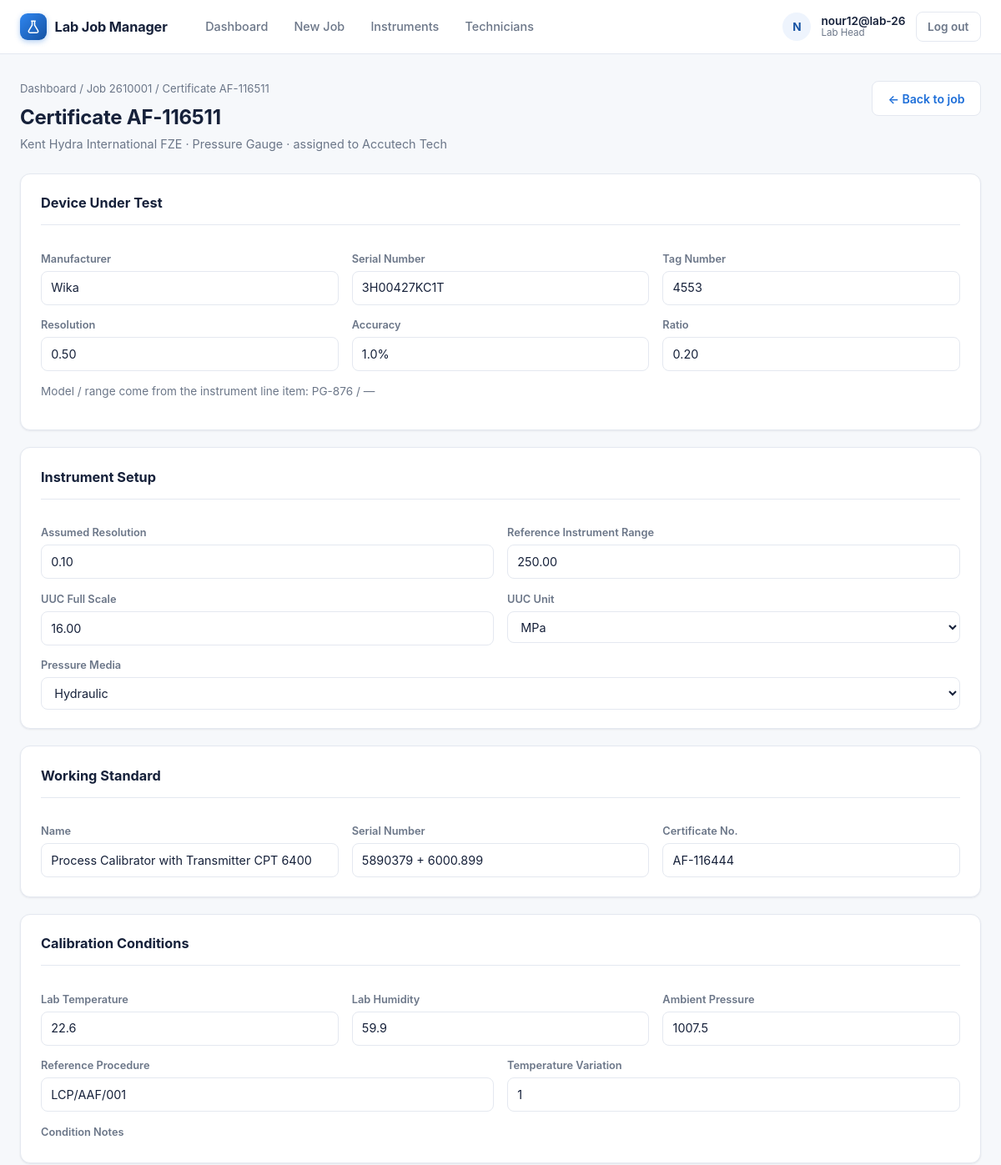
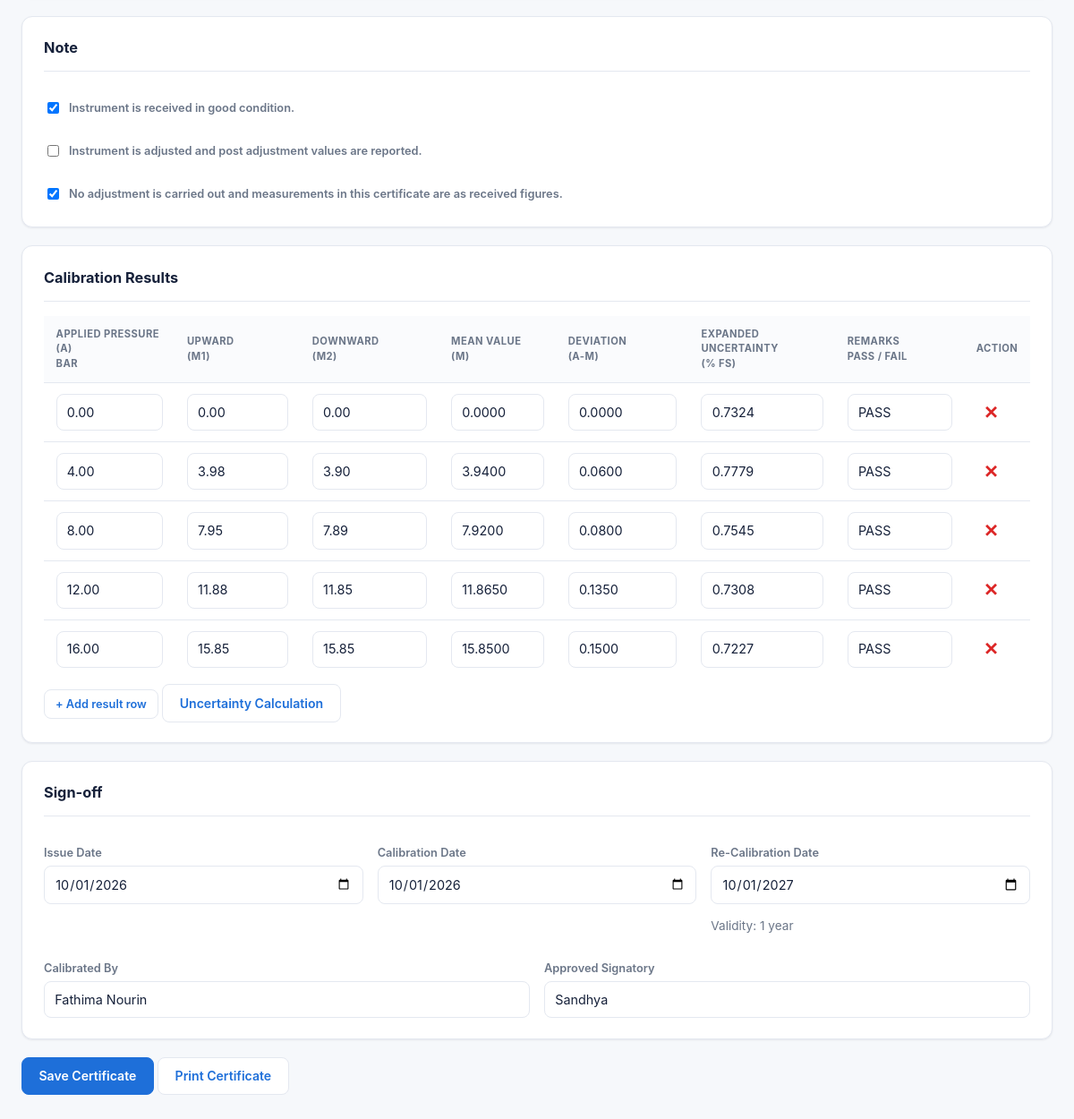
The page /certificates/100/ (signed in) on the database as committed earlier (2 pictures, top to bottom).
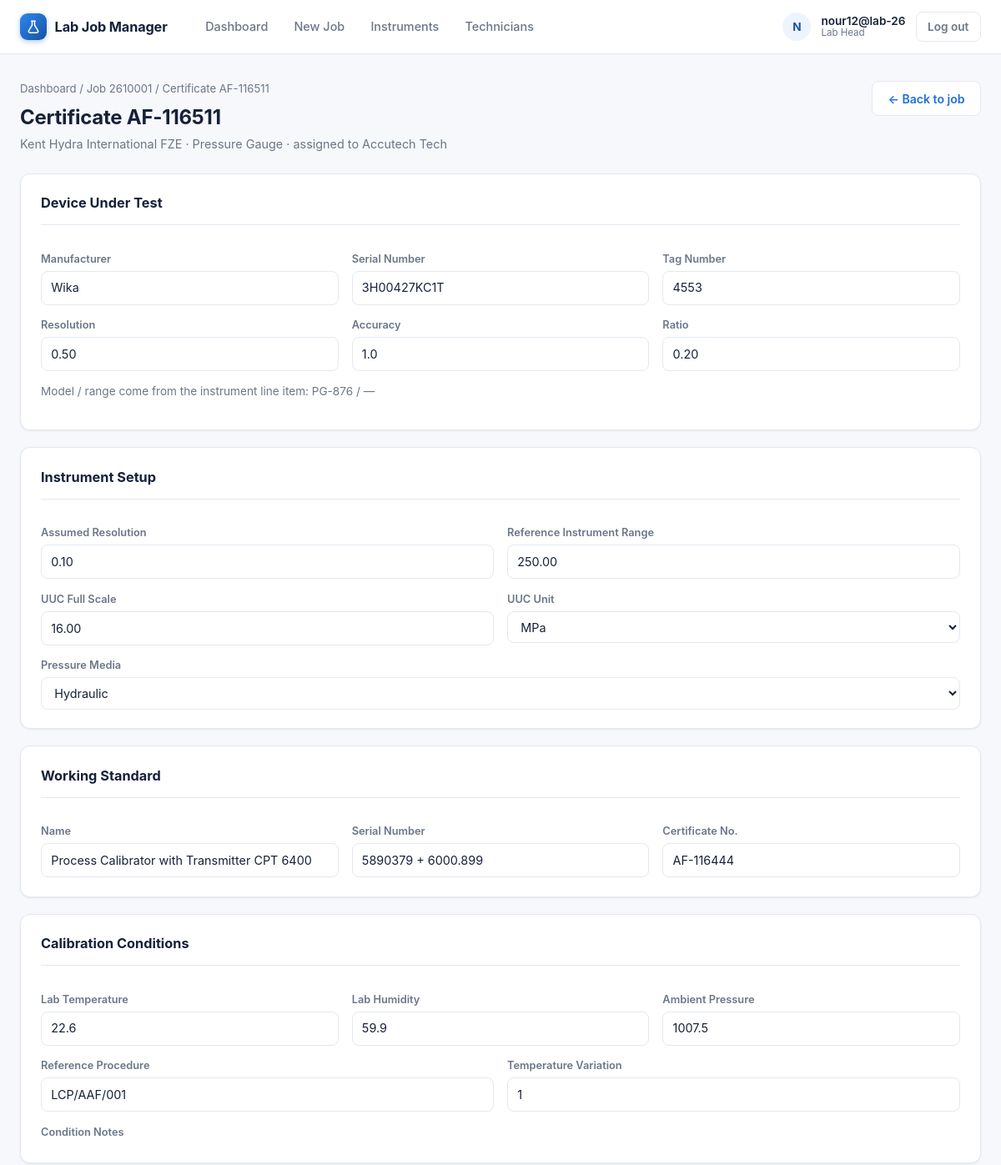
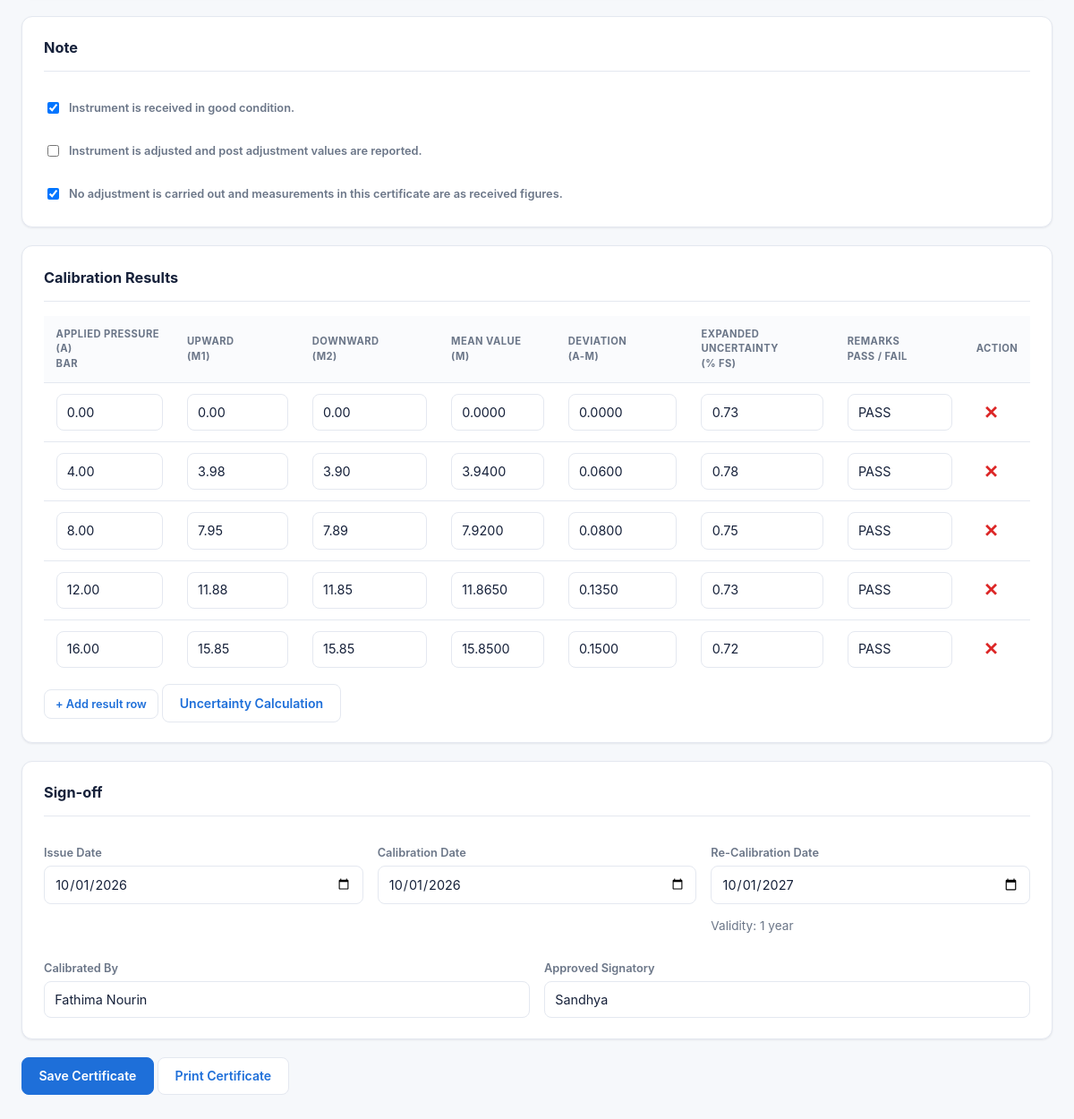
The same page on the database as committed later (2 pictures, top to bottom).
### labmanager/models.py (models this page shows, shortened)
class Certificate(models.Model):
    job = models.ForeignKey(Job, on_delete=models.CASCADE, related_name="certificates")
    number = models.CharField(max_length=20, unique=True, editable=False)
    line_item = models.ForeignKey(
        "JobLineItem",
        on_delete=models.SET_NULL,
        null=True,
        blank=True,
        related_name="certificates"
    )
    device_serial = models.CharField(max_length=100, blank=True)
    device_manufacturer = models.CharField(max_length=150, blank=True)
    device_tag_number = models.CharField(max_length=100, blank=True)
    device_resolution = models.DecimalField(
        max_digits=20,
        decimal_places=2,
        null=True,
        blank=True,
    )
    device_accuracy = models.CharField(max_length=100, blank=True)
    device_ratio = models.DecimalField(
        max_digits=20,
        decimal_places=2,
        null=True,
        blank=True,
    )
    reference_instrument_range = models.DecimalField(
        max_digits=20,
        decimal_places=2,
        null=True,
        blank=True,
    )
    uuc_full_scale = models.DecimalField(
        max_digits=20,
        decimal_places=2,
        null=True,
        blank=True,
    )
    uuc_unit = models.CharField(
        max_length=20,
        blank=True,
    )
    pressure_media = models.CharField(
        max_length=30,
        blank=True,
    )
    working_standard_name = models.CharField(max_length=150, blank=True)
    working_standard_serial = models.CharField(max_length=100, blank=True)
    working_standard_certificate_no = models.CharField(max_length=100, blank=True)
    lab_temperature = models.CharField(max_length=50, blank=True)
    lab_humidity = models.CharField(max_length=50, blank=True)
    ambient_pressure = models.CharField(max_length=50, blank=True)
    reference_procedure = models.CharField(max_length=150, blank=True)
    temperature_variation = models.CharField(max_length=50, blank=True)
    instrument_received_good = models.BooleanField(
        default=True,
        verbose_name="Instrument is received in good condition"
    )
    instrument_adjusted = models.BooleanField(
        default=False,
        verbose_name="Instrument is adjusted and post adjustment values are reported"
    )
    no_adjustment = models.BooleanField(
        default=True,
        verbose_name="No adjustment is carried out and measurements in this certificate are as received figures"
    )
    calibration_date = models.DateField(null=True, blank=True)
    re_calibration_date = models.DateField(null=True, blank=True)
    issue_date = models.DateField(null=True, blank=True)
    calibrated_by = models.CharField(max_length=150, blank=True)
    approved_signatory = models.CharField(max_length=150, blank=True)
    class Meta:
        ordering = ["number"]

class Job(models.Model):
    job_number = models.CharField(max_length=20, unique=True, editable=False)
    customer_name = models.CharField(max_length=200)
    customer_address = models.TextField(blank=True)
    po_number = models.CharField(max_length=100)
    quantity = models.PositiveIntegerField(help_text="Total number of certificates for this job")
    committed_date = models.DateField(null=True, blank=True)
    created_by = models.ForeignKey(User, on_delete=models.PROTECT, related_name="jobs_created")
    created_at = models.DateTimeField(auto_now_add=True)
    class Meta:
        ordering = ["-created_at"]

class JobLineItem(models.Model):
    job = models.ForeignKey(Job, on_delete=models.CASCADE, related_name="line_items")
    instrument = models.ForeignKey(Instrument, on_delete=models.PROTECT, related_name="line_items")
    model = models.CharField(max_length=150, blank=True)
    range_from = models.DecimalField(max_digits=12, decimal_places=2, null=True, blank=True)
    range_to = models.DecimalField(max_digits=12, decimal_places=2, null=True, blank=True)
    unit = models.CharField(max_length=50, blank=True, null=True, choices=UNIT_CHOICES)
    quantity = models.PositiveIntegerField(default=1)
    assigned_to = models.ForeignKey(User, on_delete=models.PROTECT,  related_name="assigned_line_items", limit_choices_to={"role": User.Role.TECHNICIAN},)
    calibration_points = models.PositiveIntegerField(default=1)
    calibration_validity_value = models.PositiveIntegerField(
        null=True,
        blank=True,
        verbose_name="Calibration Validity",
    )
    calibration_validity_unit = models.CharField(
        max_length=10,
        choices=CALIBRATION_VALIDITY_UNIT_CHOICES,
        default="years",
        blank=True,
    )
    reference_procedure = models.CharField(max_length=150, blank=True, choices=REFERENCE_PROCEDURE_CHOICES)

class Instrument(models.Model):
    name = models.CharField(max_length=150, unique=True)
    default_model = models.CharField(max_length=150, blank=True)
    default_range = models.CharField(max_length=150, blank=True)
    is_active = models.BooleanField(default=True)
    created_at = models.DateTimeField(auto_now_add=True)
    class Meta:
        ordering = ["name"]
    def __str__(self):
        return self.name

class User(AbstractUser):
    class Role(models.TextChoices):
        LAB_HEAD = "head", "Lab Head"
        TECHNICIAN = "technician", "Lab Technician"
    role = models.CharField(max_length=20, choices=Role.choices, default=Role.LAB_HEAD)
    @property
    def is_lab_head(self):
        return self.role == self.Role.LAB_HEAD
    def __str__(self):
        return self.get_full_name() or self.username

### labmanager/views.py (the view, shortened to what this page needs)
# urls.py: path("certificates/<int:pk>/", views.certificate_detail, name="certificate_detail"),
@login_required
def certificate_detail(request, pk):
    certificate = get_object_or_404(
        Certificate.objects.select_related("line_item"),
        pk=pk
    )
    if not _can_edit_certificate(request.user, certificate):
        messages.error(
            request,
            "You do not have access to that certificate."
        )
        return redirect("dashboard")
    ResultFormSet = get_calibration_result_formset(certificate)
    cert_form = CertificateForm(
        request.POST or None,
        instance=certificate
    )
    result_formset = ResultFormSet(
        request.POST or None,
        instance=certificate,
        prefix="results"
    )
    return render(
        request,
        "labmanager/certificate_detail.html",
        {
            "certificate": certificate,
            "cert_form": cert_form,
            "result_formset": result_formset,
        },
    )

### labmanager/forms.py (called while the page is built)
def get_calibration_result_formset(certificate):
    calibration_points = 1
    if certificate.line_item:
        calibration_points = certificate.line_item.calibration_points or 1
    existing_results = certificate.results.count()
    extra_rows = max(calibration_points - existing_results, 0)
    return inlineformset_factory(
        Certificate,
        CalibrationResult,
        form=CalibrationResultForm,
        extra=extra_rows,
        can_delete=True,
    )

### labmanager/views.py (called while the page is built)
def _can_edit_certificate(user, certificate):
    if user.is_lab_head:
        return True
    return bool(certificate.line_item and certificate.line_item.assigned_to_id == user.id)

### labmanager/templates/labmanager/certificate_detail.html (shortened to what the changed rows need)
{% extends "labmanager/base.html" %}
{% block content %}
<div class="page-header">
    <div>
        <div class="breadcrumb"><a href="{% url 'dashboard' %}">Dashboard</a> / <a href="{% url 'job_detail' certificate.job_id %}">Job {{ certificate.job.job_number }}</a> / Certificate {{ certificate.number }}</div>
        <h1>Certificate {{ certificate.number }}</h1>
        <p class="page-sub">
            {{ certificate.job.customer_name }}
            {% if certificate.line_item %}&middot; {{ certificate.line_item.instrument }} &middot; assigned to {{ certificate.line_item.assigned_to }}{% endif %}
        </p>
    </div>
</div>
<form method="post">
    <div class="card">
        <h2>Device Under Test</h2>
        <div class="row">
            <div>
                <label>Manufacturer</label>
                {{ cert_form.device_manufacturer }}
            </div>
            <div>
                <label>Serial Number</label>
                {{ cert_form.device_serial }}
            </div>
            <div>
                <label>Tag Number</label>
                {{ cert_form.device_tag_number }}
            </div>
        </div>
        <div class="row">
            <div>
                <label>Resolution</label>
                {{ cert_form.device_resolution }}
            </div>
            <div>
                <label>Accuracy</label>
                {{ cert_form.device_accuracy }}
            </div>
            <div>
                <label>Ratio</label>
                {{ cert_form.device_ratio }}
            </div>
        </div>
        <p class="muted">Model / range come from the instrument line item: {{ certificate.line_item.model|default:"—" }} / {{ certificate.line_item.range|default:"—" }}</p>
    </div>
    <div class="card">
    <h2>Instrument Setup</h2>
    <div class="row">
        <div>
            <label>Reference Instrument Range</label>
            {{ cert_form.reference_instrument_range }}
        </div>
    </div>
    <div class="row">
        <div>
            <label>UUC Full Scale</label>
            {{ cert_form.uuc_full_scale }}
        </div>
        <div>
            <label>UUC Unit</label>
            {{ cert_form.uuc_unit }}
        </div>
    </div>
    <div class="row">
        <div>
            <label>Pressure Media</label>
            {{ cert_form.pressure_media }}
        </div>
    </div>
</div>
    <div class="card">
        <h2>Working Standard</h2>
        <div class="row">
            <div>
                <label>Name</label>
                {{ cert_form.working_standard_name }}
            </div>
            <div>
                <label>Serial Number</label>
                {{ cert_form.working_standard_serial }}
            </div>
            <div>
                <label>Certificate No.</label>
                {{ cert_form.working_standard_certificate_no }}
            </div>
        </div>
    </div>
    <div class="card">
        <h2>Calibration Conditions</h2>
        <div class="row">
            <div>
                <label>Lab Temperature</label>
                {{ cert_form.lab_temperature }}
            </div>
            <div>
                <label>Lab Humidity</label>
                {{ cert_form.lab_humidity }}
            </div>
            <div>
                <label>Ambient Pressure</label>
                {{ cert_form.ambient_pressure }}
            </div>
        </div>
        <div class="row">
            <div>
                <label>Reference Procedure</label>
                {{ cert_form.reference_procedure }}
            </div>
            <div>
                <label>Temperature Variation</label>
                {{ cert_form.temperature_variation }}
            </div>
        </div>
    </div>
        <div class="card">
        <h2>Note</h2>
        <div style="display:flex; flex-direction:column; gap:0.6rem;">
            <label style="display:flex; align-items:flex-start; gap:0.5rem; cursor:pointer;">
                {{ cert_form.instrument_received_good }}
                <span>Instrument is received in good condition.</span>
            </label>
            <label style="display:flex; align-items:flex-start; gap:0.5rem; cursor:pointer;">
                {{ cert_form.instrument_adjusted }}
                <span>Instrument is adjusted and post adjustment values are reported.</span>
            </label>
            <label style="display:flex; align-items:flex-start; gap:0.5rem; cursor:pointer;">
                {{ cert_form.no_adjustment }}
                <span>No adjustment is carried out and measurements in this certificate are as received figures.</span>
            </label>
        </div>
    </div>
    <div class="card">
    <h2>Calibration Results</h2>
    <div style="overflow-x:auto;">
        <table id="results-table">
            <thead>
                <tr>
                    <th>Applied Pressure (A)<br>bar</th>
                    <th>Upward<br>(M1)</th>
                    <th>Downward<br>(M2)</th>
                    <th>Mean Value<br>(M)</th>
                    <th>Deviation<br>(A-M)</th>
                    <th>Expanded Uncertainty<br>(% FS)</th>
                    <th>Remarks<br>Pass / Fail</th>
                    <th>Action</th>
                </tr>
            </thead>
            <tbody id="results-body">
                {% for form in result_formset %}
                    <tr class="result-row">
                        <td>{{ form.applied_value }}</td>
                        <td>{{ form.upward_reading }}</td>
                        <td>{{ form.downward_reading }}</td>
                        <td>{{ form.mean_value }}</td>
                        <td>{{ form.deviation }}</td>
                        <td>{{ form.uncertainty }}</td>
                        <td>
                            <input
                                type="text"
                                class="pass-fail-field"
                                readonly
                                placeholder="—"
                            >
                        </td>
                        <td>
                            <button type="button" class="remove-row">✕</button>
                        </td>
                    </tr>
                    {% endfor %}
            </tbody>
        </table>
    </div>
</div>
    <div class="card">
        <h2>Sign-off</h2>
        <div class="row">
            <div>
                <label>Issue Date</label>
                {{ cert_form.issue_date }}
            </div>
            <div>
                <label>Calibration Date</label>
                {{ cert_form.calibration_date }}
            </div>
            <div>
                <label>Re-Calibration Date</label>
                {{ cert_form.re_calibration_date }}
                <p class="muted" id="validity-display"></p>
            </div>
        </div>
        <div class="row">
            <div>
                <label>Calibrated By</label>
                {{ cert_form.calibrated_by }}
            </div>
            <div>
                <label>Approved Signatory</label>
                {{ cert_form.approved_signatory }}
            </div>
        </div>
    </div>
</form>
{% endblock %}

Rows that differ between the two databases and show on the page:
changed Certificate "AF-116511": device_accuracy "1.0%" → "1.0"
Other text that changed with them:
form field uncertainty: "0.7324" → "0.73"
form field uncertainty: "0.7779" → "0.78"
form field uncertainty: "0.7545" → "0.75"
form field uncertainty: "0.7308" → "0.73"
form field uncertainty: "0.7227" → "0.72"
